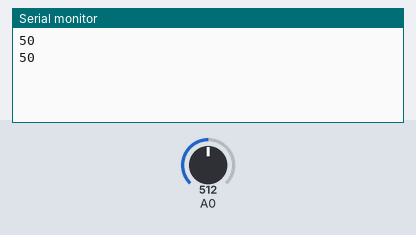
Recording of a sketch running on a simulated Arduino Uno, built with avr-gcc and run on an emulated ATmega328P. Shown: the last lines printed to the serial monitor. Inputs (shaded band) come from the test bench; at power-on: A0 = 512.

Above: at 1.8 s.
1.9 s: A0 set to 716
At 2.8 s:
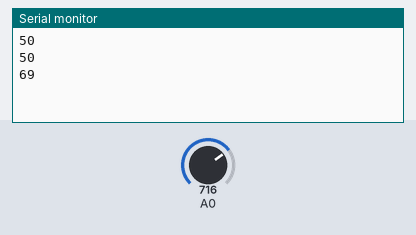
3.4 s: A0 set to 900
At 4.8 s:
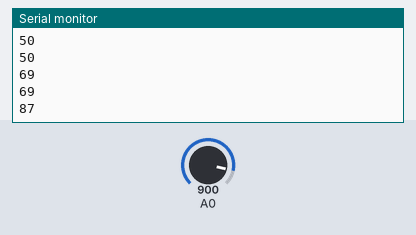
Timing chart, 0 to 6.4 s (numbered marks = the images above; inputs shaded):
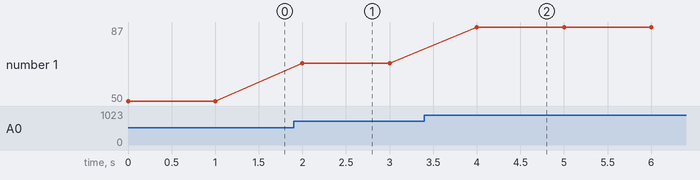

The sketch:

readData.ino
```cpp
void setup()
{
    Serial.begin(9600);
}

void loop()
{
    int potValue = analogRead(A0);
    int percentage = map (potValue,0,1023,0,100);
    Serial.println(percentage);
    if (percentage>70)
        digitalWrite(9,HIGH);
    else
        digitalWrite(9,LOW);
    delay(1000);
}
```

Measured:
- after the input at 1.9 s, the serial monitor: prints a new line after 0.10 s (image 1)
- after the input at 3.4 s, the serial monitor: prints a new line after 0.60 s (image 2)
- plotted number 1: 50 → 69 after the input at 1.9 s, 69 → 87 after the input at 3.4 s
